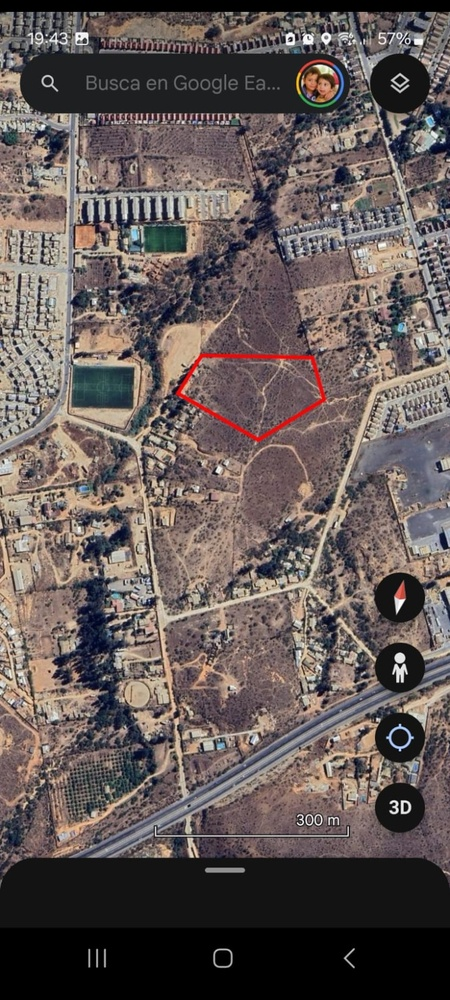
#> input picture imagen_aerea_terreno.jpg, 450 x 1000 px, shrunk from 720 x 1600 before the run, found by its file name
$ python recortar_imagen_terreno.py
#> lines starting #> are read from the running program, lines starting #| are printed output that depends on the picture
import os
from PIL import Image

base_dir = r"c:\Users\HP\Documents\antigravity\busy-brahmagupta"
img_path = os.path.join(base_dir, "imagen_aerea_terreno.jpg")
backup_path = os.path.join(base_dir, "imagen_aerea_terreno_orig_backup.jpg")

img = Image.open(img_path)
#> img is the input picture: PIL image 450x1000 RGB; mean R, G, B 99.2, 88.8, 86.6
w, h = img.size
#> w = 450; h = 1000

# Si la imagen aun no ha sido recortada y tiene resolucion 720x1600
if not os.path.exists(backup_path):
    img.save(backup_path)

# Recortar bordes del pantallazo (quitar barra de estado superior e interfaz inferior)
# Para 720x1600: recortamos desde y=140 hasta y=1260
top_crop = int(h * 0.11)  # ~176px
#> top_crop = 110
bottom_crop = int(h * 0.78) # ~1248px
#> bottom_crop = 780
left_crop = int(w * 0.02)
#> left_crop = 9
right_crop = int(w * 0.98)
#> right_crop = 441

cropped_img = img.crop((left_crop, top_crop, right_crop, bottom_crop))
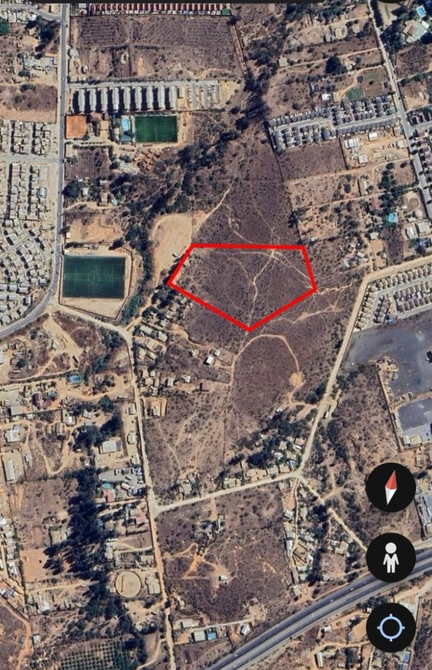
#> cropped_img: PIL image 432x670 RGB; mean R, G, B 121.7, 108.2, 105
cropped_img.save(img_path, quality=98)

print(f"Imagen recortada exitosamente de ({w}x{h}) a ({cropped_img.width}x{cropped_img.height}) enfocando solo el sitio.")
#| Imagen recortada exitosamente de (450x1000) a (432x670) enfocando solo el sitio.
